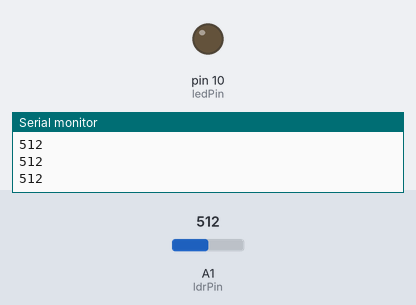
A sketch run on a simulated Arduino Uno, built with avr-gcc and run on an emulated ATmega328P. Shown: output pins drawn as LEDs (lit = HIGH), the last lines printed to the serial monitor. The test bench sets the inputs (shaded band); at power-on: A1 (ldrPin) = 512.

Above: at 1.2 s.
1.3 s: A1 (ldrPin) set to 107
2.8 s: A1 (ldrPin) set to 92
At 3.9 s:
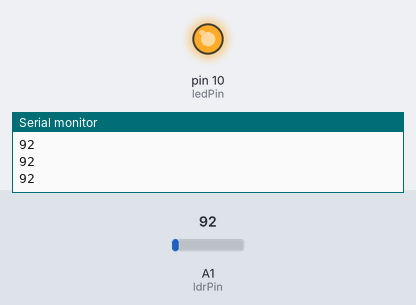
4.3 s: A1 (ldrPin) set to 110
At 5.1 s:
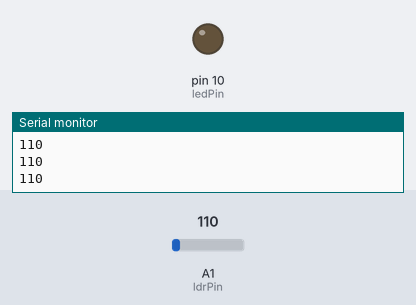
5.8 s: A1 (ldrPin) set to 90
At 6.2 s:
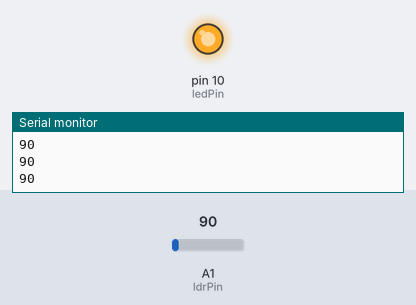
Timing chart, 0 to 8.3 s (numbered marks = the images above; inputs shaded):
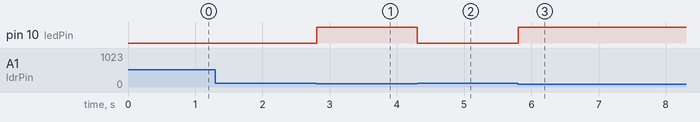

Measured:
- the behaviour switches between 101 and 100 on A1 (ldrPin) (found by bisection; images 0 and 1)
- after the input at 2.8 s, pin 10 (ledPin): LOW → HIGH at once
- after the input at 4.3 s, pin 10 (ledPin): HIGH → LOW at once
- after the input at 5.8 s, pin 10 (ledPin): LOW → HIGH at once

The sketch:

projeto_LDR.ino
```cpp
int ledDelay;
int ldrPin = 1;
int ledPin = 10;

void setup(){

  Serial.begin(9600);
  pinMode(ledPin,OUTPUT);
}

void loop(){

  ledDelay = analogRead(ldrPin);
  Serial.println(ledDelay);

  if(ledDelay > 100 ){
    digitalWrite(ledPin,LOW);
  } else {
        digitalWrite(ledPin,HIGH);
  }
}
```
